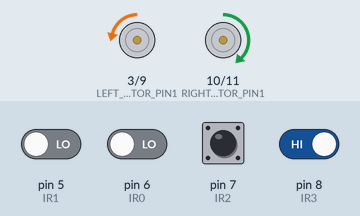
A sketch run on a simulated Arduino Uno, built with avr-gcc and run on an emulated ATmega328P. On the bench: motor-driver pin pairs drawn as motors (green arrow = first pin HIGH = forward, orange = second pin HIGH = backward, longer = more drive). The inputs (shaded band) are chosen by the test bench; at power-on: pin 8 (IR3) HIGH, pin 5 (IR1), pin 6 (IR0), pin 7 (IR2) LOW. What the sketch prints to the serial monitor is not drawn.

Above: at 4.2 s.
4.3 s: pin 7 (IR2) driven HIGH
At 5.8 s:
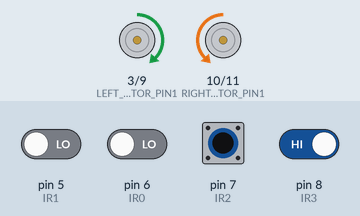
7.3 s: pin 8 (IR3) driven LOW
At 8.1 s:
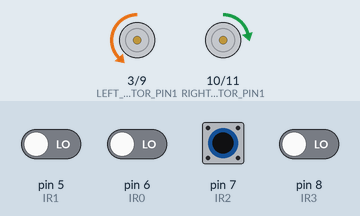
8.8 s: pin 7 (IR2) driven LOW
At 9.2 s:
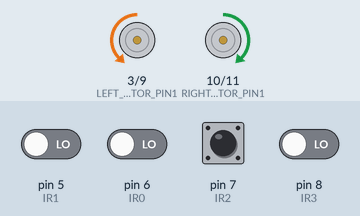
10.7 s: pin 7 (IR2) driven HIGH and pin 8 (IR3) driven HIGH
13.7 s: pin 5 (IR1) driven HIGH
15.5 s: pin 7 (IR2) pulsed LOW 2 times (0.12 s each, 0.3 s apart)
At 16.7 s:
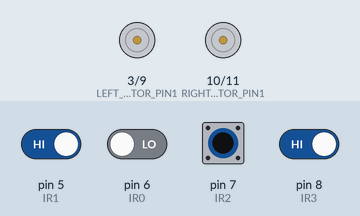
Timing chart, 0 to 21.3 s (numbered marks = the images above; inputs shaded):
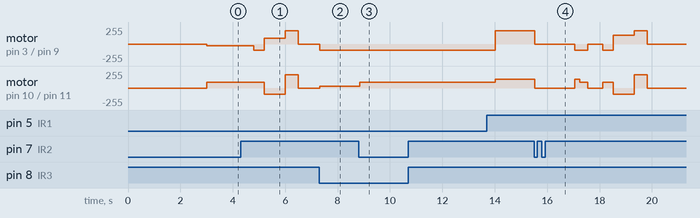

Measured:
- after the input at 7.3 s, motor on pin 3 (LEFT_MOTOR_PIN1) / pin 9 (LEFT_MOTOR_PIN2): stopped → backward 90/255 at once; motor on pin 10 (RIGHT_MOTOR_PIN1) / pin 11 (RIGHT_MOTOR_PIN2): stopped → forward 27/255 at once
- after the input at 8.8 s, motor on pin 10 (RIGHT_MOTOR_PIN1) / pin 11 (RIGHT_MOTOR_PIN2): forward 27/255 → forward 90/255 after 0.05 s
- after the input at 10.7 s, every drawn part: stays the same

The sketch:

car14.ino
```cpp
// (licence header left out)
#include <Arduino.h>

// === 硬件引脚定义（使用左右两侧上部传感器）===
#define IR0 6    // 右侧上部传感器
#define IR1 5    // 左侧上部传感器
#define IR2 7    // 正前方右侧传感器
#define IR3 8    // 正前方左侧传感器

#define LEFT_MOTOR_PIN1  3   // 左电机控制1
#define LEFT_MOTOR_PIN2  9   // 左电机控制2
#define RIGHT_MOTOR_PIN1 10  // 右电机控制1
#define RIGHT_MOTOR_PIN2 11  // 右电机控制2

// === 全局变量 ===
const int BASE_SPEED = 90;      // 基础速度(0-255)
const int BACK_DURATION = 800;  // 后退持续时间(ms)
const int NODE_INTERVAL = 3000; // 节点检测时间间隔(ms)，防止重复检测
unsigned long lastUpdate = 0;
unsigned long lastNodeTime = 0;  // 上次检测到节点的时间
int nodeset=0;
int nodeCount = 0;              // 节点计数器
bool nodeDetected = false;      // 节点检测标志
bool isTurning = false;         // 是否正在转向
unsigned long turnStartTime = 0; // 转向开始时间
int turnDirection = 0;          // 转向方向：-1=左转, 1=右转, 0=无转向
int groupTurnDirection = 0;     // 记录每个部分第一个节点的转向方向：-1=左转, 1=右转, 0=无转向
bool shouldStop = false;        // 是否应该停止行动
bool justCompletedTurn = false; // 是否刚刚完成转向
unsigned long turnCompletionTime = 0; // 转向完成时间

// === 电机控制函数（严格按示范程序）===
// 停止函数（课件第4页）
void motorStop() {
  digitalWrite(LEFT_MOTOR_PIN1, LOW);
  digitalWrite(LEFT_MOTOR_PIN2, LOW);
  digitalWrite(RIGHT_MOTOR_PIN1, LOW);
  digitalWrite(RIGHT_MOTOR_PIN2, LOW);
}

// 前进函数（课件第5页）
void moveForward(int speed) {
  digitalWrite(LEFT_MOTOR_PIN1, LOW);
  analogWrite(LEFT_MOTOR_PIN2, speed);
  analogWrite(RIGHT_MOTOR_PIN1, speed);
  digitalWrite(RIGHT_MOTOR_PIN2, LOW);
}

// 原地左转（课件第5页）
void turnLeftInPlace(int speed) {
  analogWrite(LEFT_MOTOR_PIN1, speed);
  digitalWrite(LEFT_MOTOR_PIN2, LOW);
  analogWrite(RIGHT_MOTOR_PIN1, speed);
  digitalWrite(RIGHT_MOTOR_PIN2, LOW);
}

// 原地右转（课件第6页）
void turnRightInPlace(int speed) {
  digitalWrite(LEFT_MOTOR_PIN1, LOW);
  analogWrite(LEFT_MOTOR_PIN2, speed);
  digitalWrite(RIGHT_MOTOR_PIN1, LOW);
  analogWrite(RIGHT_MOTOR_PIN2, speed);
}

// 后退函数（新增功能，遵循课件风格）
void moveBackward(int speed) {
  analogWrite(LEFT_MOTOR_PIN1, speed);
  digitalWrite(LEFT_MOTOR_PIN2, LOW);
  digitalWrite(RIGHT_MOTOR_PIN1, LOW);
  analogWrite(RIGHT_MOTOR_PIN2, speed);
}

// 左转调整
void adjustLeft(int speed) {
  digitalWrite(LEFT_MOTOR_PIN1, LOW);
  analogWrite(LEFT_MOTOR_PIN2, speed * 0.3);  // 降低左轮速度
  analogWrite(RIGHT_MOTOR_PIN1, speed);
  digitalWrite(RIGHT_MOTOR_PIN2, LOW);
}

// 右转调整
void adjustRight(int speed) {
  digitalWrite(LEFT_MOTOR_PIN1, LOW);
  analogWrite(LEFT_MOTOR_PIN2, speed);
  analogWrite(RIGHT_MOTOR_PIN1, speed * 0.3);  // 降低右轮速度
  digitalWrite(RIGHT_MOTOR_PIN2, LOW);
}

// === 传感器读取函数 ===
void readFrontSensors(bool &leftFront, bool &rightFront) {
  // 正前方左侧IR3和右侧IR2
  leftFront = (digitalRead(IR3) == HIGH);  // 黑色=1，白色=0
  rightFront = (digitalRead(IR2) == HIGH);
}

// 读取所有传感器（使用左右两侧上部传感器）
void readAllSensors(bool &leftFront, bool &rightFront, bool &leftSide, bool &rightSide) {
  leftFront = (digitalRead(IR3) == HIGH);   // 前左侧
  rightFront = (digitalRead(IR2) == HIGH);  // 前右侧
  rightSide = (digitalRead(IR0) == HIGH);    // 右侧上部传感器
  leftSide = (digitalRead(IR1) == HIGH);   // 左侧上部传感器
}

//循迹决策函数
void trackDecision(bool leftFront, bool rightFront) {
  if (!leftFront && !rightFront) {
    moveForward(BASE_SPEED);
    Serial.println("动作: 直行 (00)");
  }
  else if (!leftFront && rightFront) {
    //右侧检测到
    adjustRight(BASE_SPEED);
    Serial.println("动作: 右侧微调 (01)");
  }
  else if (leftFront && !rightFront) {
    //左侧检测到
    adjustLeft(BASE_SPEED);
    Serial.println("动作: 左侧微调 (10)");
  }
  else {
    if (!nodeDetected && (millis() - lastNodeTime > NODE_INTERVAL)) {
      if (!justCompletedTurn || (millis() - turnCompletionTime > 1000)) {
        nodeDetected = true;
        lastNodeTime = millis();
        Serial.println("检测到节点 (11)");
        justCompletedTurn = false;
      }
    }
  }
}

// === 智能转向函数 ===
void startSmartTurnLeft() {
  isTurning = true;
  turnDirection = -1;  // 左转
  turnStartTime = millis();
  Serial.println("开始智能左转");
  turnLeftInPlace(BASE_SPEED * 1.5);
  delay(600);
  while (digitalRead(IR2) != LOW) {
    delay(50);
  }

  Serial.println("停止左转");
  motorStop();
}

void startSmartTurnRight() {
  isTurning = true;
  turnDirection = 1;  // 右转
  turnStartTime = millis();
  Serial.println("开始智能右转");
  turnRightInPlace(BASE_SPEED * 1.5);
  delay(600);
  while (digitalRead(IR3) != LOW) {
    delay(50);
  }

  Serial.println("停止右转");
  motorStop();
}

// 检查智能转向是否完成
bool isSmartTurnComplete(bool leftFront, bool rightFront, bool leftSide, bool rightSide) {
  // 超时保护
  if (millis() - turnStartTime > 3000) {
    Serial.println("转向超时，强制结束");
    return true;
  }

  // 检查是否回到轨道上（两个前传感器都应检测到白线）
  return (!leftFront && !rightFront);
}

// 完成转向后的回正处理
void completeTurn() {
  isTurning = false;
  turnDirection = 0;
  justCompletedTurn = true;
  turnCompletionTime = millis();
  // 转向完成后稍微前进以确保回到轨道中央
  moveForward(BASE_SPEED);
  delay(200);
  motorStop();
  Serial.println("转向完成并回正");
}

// 掉头函数
void uTurn() {
      Serial.println("执行: 前进");
      moveForward(BASE_SPEED);
      delay(400);

      Serial.println("执行: 后退");
      moveBackward(BASE_SPEED);
      delay(BACK_DURATION);

      Serial.println("执行: 左转直到s3检测到黑线");
      turnLeftInPlace(200);
      delay(500);

      while (digitalRead(IR3) != HIGH) {
        delay(50);
      }

      Serial.println("掉头完成");
      motorStop();
}

//定轮转函数
//定右转
void rightturnin(){
      Serial.println("执行: 前进");
      moveForward(BASE_SPEED);

      while (digitalRead(IR2 && IR3) != HIGH) {
        delay(50);
      }

      Serial.println("停止前进");

      Serial.println("执行: 右转直到s1检测到白");
      adjustRight(BASE_SPEED);
      delay(600);

      while (digitalRead(IR3) != HIGH) {
        delay(50);
      }

      Serial.println("停止右转");
      motorStop();
}

//定左转
void leftturnin(){
      Serial.println("执行: 前进");
      moveForward(BASE_SPEED);

      while (digitalRead(IR2 && IR3) != HIGH) {
        delay(50);
      }

      Serial.println("停止前进");

      Serial.println("执行: 左转直到s2检测到白");
      adjustLeft(BASE_SPEED);
      delay(600);

      while (digitalRead(IR2) != HIGH) {
        delay(50);
      }

      Serial.println("停止左转");
      motorStop();
}

// === 节点处理函数 ===
void processNode() {
  nodeCount++;
  Serial.print("检测到节点");
  Serial.println(nodeCount);

  // 到达第十个节点就停止行动
  if (nodeCount >= 10) {
    shouldStop = true;
    motorStop();
    Serial.println("到达第十个节点，停止行动");
    return;
  }

  // 每三个节点为一个部分
  int positionInGroup = (nodeCount - 1) % 3;  // 0, 1, 2

  Serial.print("组内位置: ");
  Serial.println(positionInGroup);

  // 读取所有传感器状态
  bool leftFront, rightFront, leftSide, rightSide;
  readAllSensors(leftFront, rightFront, leftSide, rightSide);

  Serial.print("传感器状态 - 前左:");
  Serial.print(leftFront);
  Serial.print(" 前右:");
  Serial.print(rightFront);
  Serial.print(" 左侧:");
  Serial.print(leftSide);
  Serial.print(" 右侧:");
  Serial.println(rightSide);

  if (positionInGroup == 0) {
    // 每个部分的第一个节点：使用左右两侧上部传感器检测转向方向
    groupTurnDirection = 0;

    // 增加重试机制，确保传感器读数准确
    for(int i = 0; i < 2; i++) {
      delay(200);  // 检测间隔
      readAllSensors(leftFront, rightFront, leftSide, rightSide);

      // 使用左右两侧上部传感器判断转向方向
      if (leftSide && !rightSide) {
        // 左侧传感器检测到黑线，右侧未检测到，执行左转
        Serial.println("左侧上部传感器检测到黑线，执行左转");
        groupTurnDirection = -1;
        startSmartTurnLeft();  // 使用统一的左转函数
        break;
      }
      else if (rightSide && !leftSide) {
        // 右侧传感器检测到黑线，左侧未检测到，执行右转
        Serial.println("右侧上部传感器检测到黑线，执行右转");
        groupTurnDirection = 1;
        startSmartTurnRight();  // 使用统一的右转函数
        break;
      }
    }
  }

  else if (positionInGroup == 1) {
    // 每个部分的第二个节点：掉头
    Serial.println("组内第二个节点，执行掉头");
    uTurn();
    nodeDetected = false;  // 重置节点检测标志
    lastNodeTime = millis();  // 更新节点时间，确保节点检测间隔生效
  }

  else {
    // 每个部分的第三个节点：使用与第一节点相同的方向转出去
    Serial.println("组内第三个节点，使用与第一节点相同的方向转出去");
    int nodeset = 1;  // 添加变量声明
    if (groupTurnDirection == 1) {
      Serial.println("执行右转");
      rightturnin();  // 使用统一的右转函数
    } else if (groupTurnDirection == -1) {
      Serial.println("执行左转");
      leftturnin();  // 使用统一的左转函数
    } else {
      nodeDetected = false;
      return;
    }

      groupTurnDirection = 0;
      nodeDetected = false;  // 重置节点检测标志
      lastNodeTime = millis();  // 更新节点时间，确保节点检测间隔生效
      nodeset = 0;
    }
}

// === 主程序 ===
void setup() {
  Serial.begin(115200);

  // 传感器引脚初始化
  pinMode(IR0, INPUT);
  pinMode(IR1, INPUT);
  pinMode(IR2, INPUT);
  pinMode(IR3, INPUT);

  // 电机引脚初始化
  pinMode(LEFT_MOTOR_PIN1, OUTPUT);
  pinMode(LEFT_MOTOR_PIN2, OUTPUT);
  pinMode(RIGHT_MOTOR_PIN1, OUTPUT);
  pinMode(RIGHT_MOTOR_PIN2, OUTPUT);

  motorStop();  // 初始停止状态

  Serial.println("陆空协同机器人巡线程序启动(car14智能版)");
  Serial.println("传感器逻辑: 黑色=1, 白色=0");
  Serial.println("3秒后开始巡线...");

  // 启动倒计时
  for(int i=3; i>0; i--) {
    Serial.print(i); Serial.println("...");
    delay(1000);
  }
  moveForward(BASE_SPEED);
}

void loop() {
  if (millis() - lastUpdate > 50) {
    lastUpdate = millis();

    // 读取传感器状态
    bool leftFront, rightFront;
    readFrontSensors(leftFront, rightFront);

    // 调试输出
    Serial.print("IR3(左前):");
    Serial.print(leftFront);
    Serial.print(" IR2(右前):");
    Serial.print(rightFront);

    // 如果正在转向，检查是否完成
    if (isTurning) {
      bool leftF, rightF, leftSide, rightSide;
      readAllSensors(leftF, rightF, leftSide, rightSide);

      if (isSmartTurnComplete(leftF, rightF, leftSide, rightSide)) {
        completeTurn();  // 使用正确的函数名
        // 转向完成后前进一小段
        moveForward(BASE_SPEED);
        delay(300);
        motorStop();  // 停止以等待下一个节点
        nodeDetected = false;  // 重置节点检测标志
      }
      Serial.println();
      return;  // 转向时不需要执行循迹逻辑
    }

    // 节点检测和处理
    if (nodeDetected) {
      processNode();  // 使用正确的函数名
    }
    else {
      // 正常循迹
      trackDecision(leftFront, rightFront);
      Serial.println();
    }
  }
}
```
